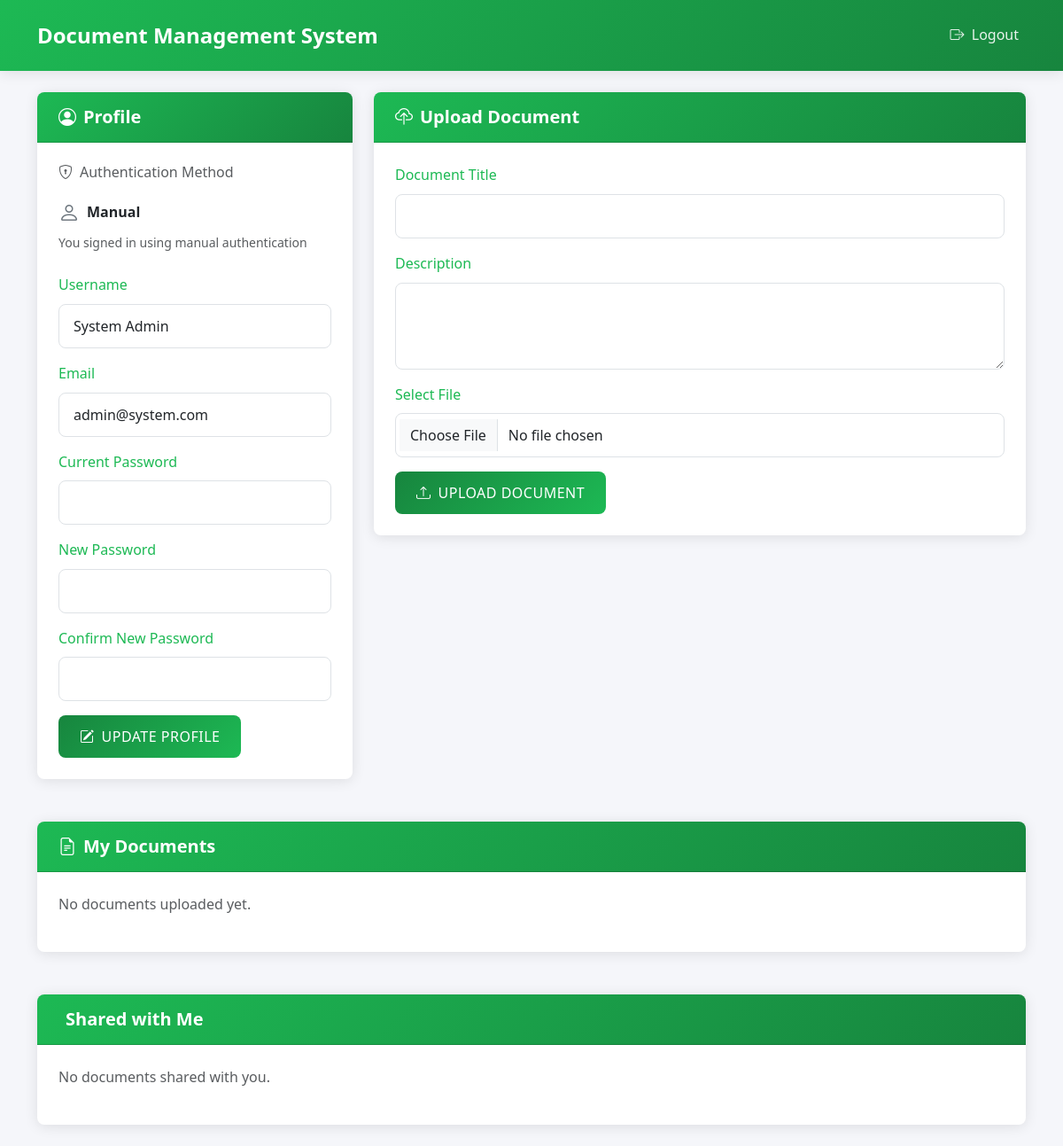
The page /dashboard.php (signed in) on the database as committed earlier.
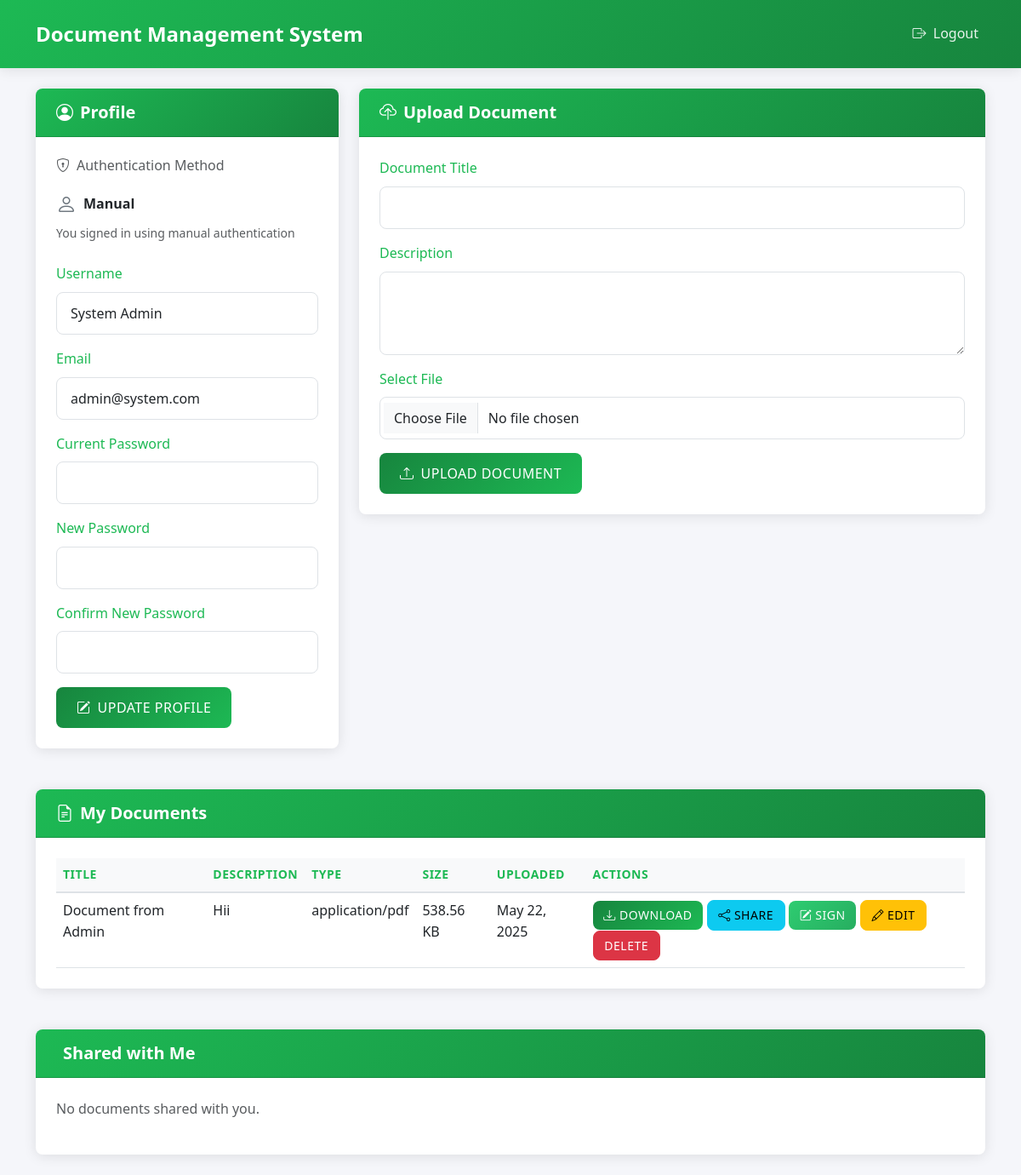
The same page on the database as committed later.
### tables this page shows
CREATE TABLE `users` (
  `id` int(11) NOT NULL,
  `username` varchar(50) NOT NULL,
  `email` varchar(100) NOT NULL,
  `password` varchar(255) NOT NULL,
  `google_id` varchar(255) DEFAULT NULL,
  `github_id` varchar(255) DEFAULT NULL,
  `okta_id` varchar(255) DEFAULT NULL,
  `auth_method` enum('manual','github','google','okta') NOT NULL DEFAULT 'manual',
  `profile_picture` varchar(255) DEFAULT NULL,
  `is_active` tinyint(1) DEFAULT 1,
  `is_verified` tinyint(1) DEFAULT 0,
  `verification_token` varchar(255) DEFAULT NULL,
  `status` enum('pending','active','inactive') DEFAULT 'pending',
  `mfa_enabled` tinyint(1) DEFAULT 0,
  `created_at` timestamp NOT NULL DEFAULT current_timestamp(),
  `updated_at` timestamp NOT NULL DEFAULT current_timestamp() ON UPDATE current_timestamp(),
  `role_id` int(11) DEFAULT NULL
);

CREATE TABLE `documents` (
  `document_id` int(11) NOT NULL,
  `title` varchar(255) NOT NULL,
  `description` text DEFAULT NULL,
  `file_path` varchar(255) NOT NULL,
  `file_type` varchar(50) DEFAULT NULL,
  `file_size` int(11) DEFAULT NULL,
  `sha256_hash` varchar(64) DEFAULT NULL,
  `hmac_signature` text DEFAULT NULL,
  `digital_signature` text DEFAULT NULL,
  `uploaded_by` int(11) DEFAULT NULL,
  `created_at` timestamp NOT NULL DEFAULT current_timestamp(),
  `updated_at` timestamp NOT NULL DEFAULT current_timestamp() ON UPDATE current_timestamp()
);

### classes/Database.php (called while the page is built, shortened)
<?php
if (!class_exists('Database')) {
    class Database {
        private $host = 'localhost';
        private $db_name = 'auth_system';
        private $username = 'root';
        private $password = '';
        private $conn;
        public function __construct() {
            try {
                $this->conn = new PDO(
                    "mysql:host={$this->host};dbname={$this->db_name}",
                    $this->username,
                    $this->password
                );
                $this->conn->setAttribute(PDO::ATTR_ERRMODE, PDO::ERRMODE_EXCEPTION);
                $this->conn->setAttribute(PDO::ATTR_DEFAULT_FETCH_MODE, PDO::FETCH_ASSOC);
            } catch(PDOException $e) {
                throw new Exception("Connection failed: " . $e->getMessage());
            }
        }
        public function query($sql, $params = []) {
            try {
                $stmt = $this->conn->prepare($sql);
                $stmt->execute($params);
                return $stmt;
            } catch(PDOException $e) {
                throw new Exception("Query failed: " . $e->getMessage());
            }
        }
    }
}

### dashboard.php (the view, shortened to what this page needs)
<?php
require_once 'classes/Database.php';
$db = new Database();
$user_id = $_SESSION['user_id'];
$user = $db->query("SELECT * FROM users WHERE id = ?", [$user_id])->fetch();
$user_documents = $db->query(
    "SELECT * FROM documents WHERE uploaded_by = ? ORDER BY created_at DESC",
    [$user_id]
)->fetchAll();
$shared_documents = $db->query(
    "SELECT DISTINCT d.*,
            (SELECT username FROM users WHERE id = d.uploaded_by) as uploaded_by_name,
            (SELECT username FROM users WHERE id = (
                SELECT user_id FROM document_shares
                WHERE document_id = d.document_id
                AND user_id = ?
                LIMIT 1
            )) as shared_by_name
     FROM documents d
     JOIN document_shares ds ON d.document_id = ds.document_id
     WHERE ds.user_id = ?
     ORDER BY d.created_at DESC",
    [$user_id, $user_id]
)->fetchAll();
?>
<!DOCTYPE html>
<html lang="en">
<head>
    <link href="https://cdn.jsdelivr.net/npm/bootstrap@5.3.0/dist/css/bootstrap.min.css" rel="stylesheet">
    <link rel="stylesheet" href="https://cdn.jsdelivr.net/npm/bootstrap-icons@1.7.2/font/bootstrap-icons.css">
    <link rel="stylesheet" href="css/styles.css">
</head>
<body>
    <nav class="navbar navbar-expand-lg navbar-dark bg-dark">
        <div class="container">
            <a class="navbar-brand" href="dashboard.php">Document Management System</a>
            <div class="collapse navbar-collapse" id="navbarNav">
                <ul class="navbar-nav ms-auto">
                    <li class="nav-item">
                        <a class="nav-link" href="logout.php"><i class="bi bi-box-arrow-right me-1"></i> Logout</a>
                    </li>
                </ul>
            </div>
        </div>
    </nav>
    <div class="container mt-4">
        <div class="row">
            <div class="col-md-4">
                <div class="card">
                    <div class="card-header">
                        <h5 class="card-title mb-0"><i class="bi bi-person-circle me-2"></i>Profile</h5>
                    </div>
                    <div class="card-body">
                        <div class="mb-4">
                            <h6 class="text-muted mb-3"><i class="bi bi-shield-lock me-2"></i>Authentication Method</h6>
                            <?php
                            $auth_method = $user['auth_method'] ?? 'manual';
                            $auth_icon = '';
                            $auth_class = '';
                            switch($auth_method) {
                                default:
                                    $auth_icon = 'bi-person';
                                    $auth_class = 'text-secondary';
                                    $auth_label = 'Manual';
                            }
                            ?>
                            <div class="d-flex align-items-center">
                                <i class="bi <?php echo $auth_icon; ?> fs-4 <?php echo $auth_class; ?> me-2"></i>
                                <span class="fw-bold"><?php echo $auth_label; ?></span>
                            </div>
                            <small class="text-muted d-block mt-1">
                                You signed in using <?php echo strtolower($auth_label); ?> authentication
                            </small>
                        </div>
                        <form method="POST" action="">
                            <div class="mb-3">
                                <label for="username" class="form-label">Username</label>
                                <input type="text" class="form-control" id="username" name="username"
                                       value="<?php echo htmlspecialchars($user['username']); ?>" required>
                            </div>
                            <div class="mb-3">
                                <label for="email" class="form-label">Email</label>
                                <input type="email" class="form-control" id="email" name="email"
                                       value="<?php echo htmlspecialchars($user['email']); ?>" required>
                            </div>
                            <div class="mb-3">
                                <label for="current_password" class="form-label">Current Password</label>
                                <input type="password" class="form-control" id="current_password" name="current_password">
                            </div>
                            <div class="mb-3">
                                <label for="new_password" class="form-label">New Password</label>
                                <input type="password" class="form-control" id="new_password" name="new_password">
                            </div>
                            <div class="mb-3">
                                <label for="confirm_password" class="form-label">Confirm New Password</label>
                                <input type="password" class="form-control" id="confirm_password" name="confirm_password">
                            </div>
                            <button type="submit" name="update_profile" class="btn btn-primary"><i class="bi bi-pencil-square me-2"></i>Update Profile</button>
                        </form>
                    </div>
                </div>
            </div>
            <div class="col-md-8">
                <div class="card">
                    <div class="card-header">
                        <h5 class="card-title mb-0"><i class="bi bi-cloud-upload me-2"></i>Upload Document</h5>
                    </div>
                    <div class="card-body">
                        <form method="POST" action="" enctype="multipart/form-data">
                            <div class="mb-3">
                                <label for="title" class="form-label">Document Title</label>
                                <input type="text" class="form-control" id="title" name="title" required>
                            </div>
                            <div class="mb-3">
                                <label for="description" class="form-label">Description</label>
                                <textarea class="form-control" id="description" name="description" rows="3"></textarea>
                            </div>
                            <div class="mb-3">
                                <label for="document" class="form-label">Select File</label>
                                <input type="file" class="form-control" id="document" name="document" required>
                            </div>
                            <button type="submit" name="upload_document" class="btn btn-primary"><i class="bi bi-upload me-2"></i>Upload Document</button>
                        </form>
                    </div>
                </div>
            </div>
        </div>
        <div class="row mt-4">
            <div class="col-12">
                <div class="card">
                    <div class="card-header">
                        <h5 class="card-title mb-0"><i class="bi bi-file-earmark-text me-2"></i>My Documents</h5>
                    </div>
                    <div class="card-body">
                        <?php if (empty($user_documents)): ?>
                            <p class="text-muted">No documents uploaded yet.</p>
                        <?php else: ?>
                            <div class="table-responsive">
                                <table class="table">
                                    <thead>
                                        <tr>
                                            <th>Title</th>
                                            <th>Description</th>
                                            <th>Type</th>
                                            <th>Size</th>
                                            <th>Uploaded</th>
                                            <th>Actions</th>
                                        </tr>
                                    </thead>
                                    <tbody>
                                        <?php foreach ($user_documents as $doc): ?>
                                            <tr>
                                                <td><?php echo htmlspecialchars($doc['title']); ?></td>
                                                <td><?php echo htmlspecialchars($doc['description']); ?></td>
                                                <td><?php echo htmlspecialchars($doc['file_type']); ?></td>
                                                <td><?php echo number_format($doc['file_size'] / 1024, 2) . ' KB'; ?></td>
                                                <td><?php echo date('M d, Y', strtotime($doc['created_at'])); ?></td>
                                                <td>
                                                    <a href="download.php?id=<?php echo $doc['document_id']; ?>"
                                                       class="btn btn-sm btn-primary"><i class="bi bi-download"></i> Download</a>
                                                    <button class="btn btn-sm btn-info" onclick="shareDocument(<?php echo $doc['document_id']; ?>, '<?php echo htmlspecialchars($doc['title']); ?>')">
                                                        <i class="bi bi-share"></i> Share
                                                    </button>
                                                    <a href="sign.php?id=<?php echo $doc['document_id']; ?>"
                                                       class="btn btn-sm btn-success"><i class="bi bi-pencil-square"></i> Sign</a>
                                                    <a href="edit_document.php?id=<?php echo $doc['document_id']; ?>" class="btn btn-sm btn-warning">
                                                        <i class="bi bi-pencil"></i> Edit
                                                    </a>
                                                    <form action="" method="POST" style="display: inline;">
                                                        <button type="submit" name="delete_document" class="btn btn-sm btn-danger" onclick="return confirm('Are you sure you want to delete this document?')">Delete</button>
                                                    </form>
                                                </td>
                                            </tr>
                                        <?php endforeach; ?>
                                    </tbody>
                                </table>
                            </div>
                        <?php endif; ?>
                    </div>
                </div>
            </div>
        </div>
        <div class="row mt-4">
            <div class="col-12">
                <div class="card">
                    <div class="card-header">
                        <h5 class="card-title mb-0"><i class="bi bi-person-share me-2"></i>Shared with Me</h5>
                    </div>
                    <div class="card-body">
                        <?php if (empty($shared_documents)): ?>
                            <p class="text-muted">No documents shared with you.</p>
                        <?php endif; ?>
                    </div>
                </div>
            </div>
        </div>
    </div>
</body>
</html>

### css/styles.css (style rules this page uses)
:root { --primary-color: #1DB954; --secondary-color: #17853E; --accent-color: #e74c3c; --success-color: #2ecc71; --warning-color: #f1c40f; --light-gray: #f8f9fa; --dark-gray: #343a40; --border-radius: 8px; --box-shadow: 0 2px 15px rgba(0, 0, 0, 0.1); --transition: all 0.3s ease; }
body { font-family: 'Segoe UI', Tahoma, Geneva, Verdana, sans-serif; background-color: #f5f6fa; color: var(--dark-gray); line-height: 1.6; }
.navbar { background: linear-gradient(135deg, var(--primary-color), var(--secondary-color)) !important; box-shadow: var(--box-shadow); padding: 1rem 0; }
.navbar-brand { font-weight: 600; font-size: 1.5rem; color: white !important; }
.nav-link { color: rgba(255, 255, 255, 0.9) !important; transition: var(--transition); font-weight: 500; }
.card { border: none; border-radius: var(--border-radius); box-shadow: var(--box-shadow); transition: var(--transition); margin-bottom: 1.5rem; background: white; }
.card-header { background: linear-gradient(135deg, var(--primary-color), var(--secondary-color)); color: white; border-radius: var(--border-radius) var(--border-radius) 0 0 !important; padding: 1rem 1.5rem; }
.card-title { margin: 0; font-weight: 600; }
.card-body { padding: 1.5rem; }
.form-control { border-radius: var(--border-radius); border: 1px solid #dee2e6; padding: 0.75rem 1rem; transition: var(--transition); }
.form-label { font-weight: 500; color: var(--primary-color); margin-bottom: 0.5rem; }
.btn { border-radius: var(--border-radius); padding: 0.75rem 1.5rem; font-weight: 500; transition: var(--transition); text-transform: uppercase; letter-spacing: 0.5px; }
.btn-primary { background: linear-gradient(135deg, var(--secondary-color), var(--primary-color)); border: none; }
.btn-success { background: linear-gradient(135deg, var(--success-color), #27ae60); border: none; }
.btn-sm { padding: 0.4rem 0.8rem; font-size: 0.875rem; }
.table { margin-bottom: 0; }
.table thead th { background-color: var(--light-gray); border-bottom: 2px solid #dee2e6; color: var(--primary-color); font-weight: 600; text-transform: uppercase; font-size: 0.875rem; letter-spacing: 0.5px; }
.table tbody tr { transition: var(--transition); }
.card { animation: fadeIn 0.5s ease-out; }

Rows that differ between the two databases and show on the page:
added documents: title "Document from Admin", description "Hii", file_type "application/pdf", $doc['file_size']/1024 "538.56", created_at "May 22, 2025"
Other text that changed with them:
text no longer shown: "No documents uploaded yet."
text now shown: "TITLE DESCRIPTION TYPE SIZE UPLOADED ACTIONS"
